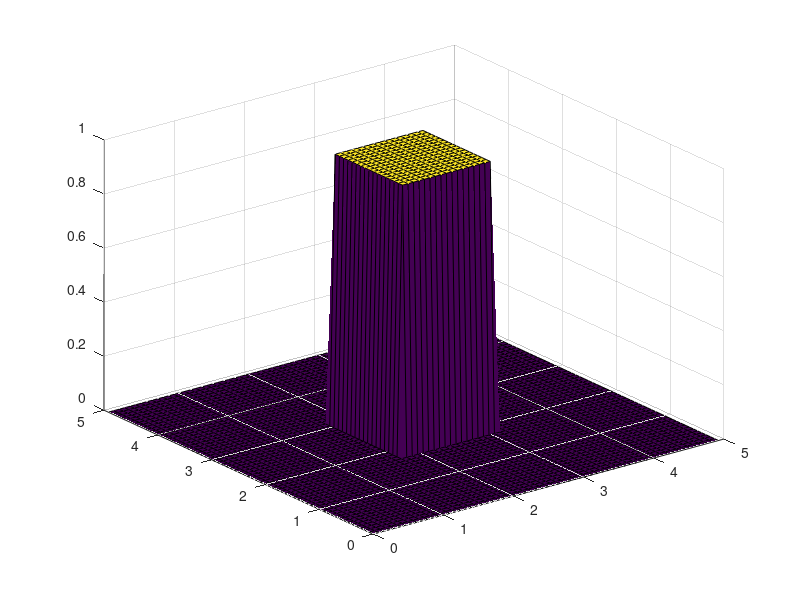

This figure's MATLAB source: (Note: this script raises an error after producing the figure.)
function HeatS2D                                     % Numerical Renaissance Codebase 1.0
% This function simulates the 2D heat equation on a bounded domain with periodic bcs,
% using CN in time and spectral differentiation in space.
Lx=5; Ly=5;  Tmax=10;  Nx=64; Ny=64;    dt=0.01;  TimeSteps=Tmax/dt;  dx=Lx/Nx;  dy=Ly/Ny;
t=0;  x=(0:Nx-1)'*dx;  y=(0:Ny-1)'*dy;  f(1:Nx,1:Ny)=0;  f(3*Nx/8:5*Nx/8,3*Ny/8:5*Ny/8)=1;
surf(x,y,f); pause(0.1); kx=(2*pi/Lx)*[0:Nx/2-1]'; ky=(2*pi/Ly)*[[0:Ny/2]';[-Ny/2+1:-1]'];
fhat= RFFT3D(f,Nx,Ny,1);
for TimeStep=1:TimeSteps
  for i=1:Nx/2; for j=1:Ny;
     fhat(i,j)=(1-dt*(kx(i)^2+ky(j)^2)/2)/(1+dt*(kx(i)^2+ky(j)^2)/2)*fhat(i,j);
  end; end;
  t=t+dt; surf(x,y,RFFT3Dinv(fhat,Nx,Ny,1)); title(sprintf('Time =%6.2f',t)); pause(0.01);
end
% end function HeatS2D.m
